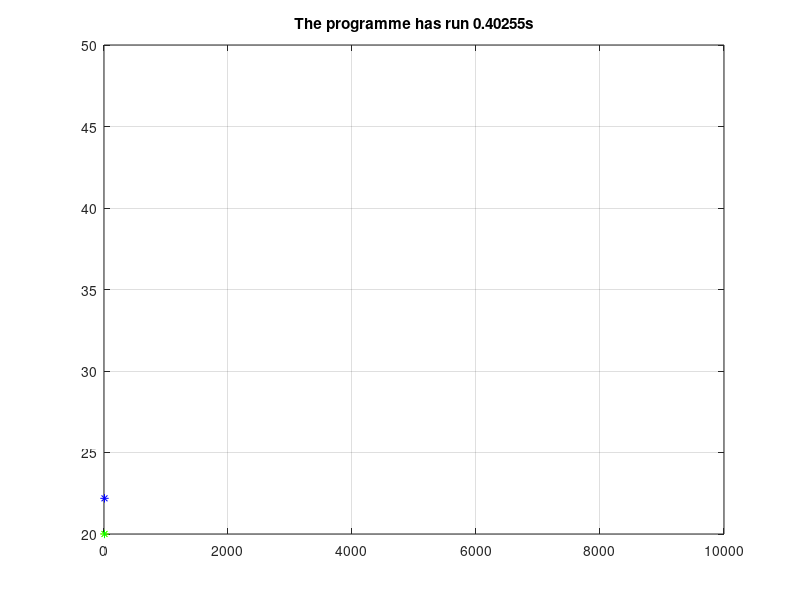

Reproduce this figure in MATLAB. (Note: this script raises an error after producing the figure.)
L = [0,500,0,1000,0,1000];       % um
T = 10000;                      % us
Mx = 25;
My = 50;
Mz = 50;
N = 25000;
P = 0.332;                   % K/us avec R=20ohm, I=20mA
D1 = 84.18;                  % Coefficient de diffusion um*um/us     Aluminium
D2 = 43;                     % Junction PN GaN
D3 = 161.8;%0.163;                  % Glu
ox = (L(2)-L(1))/Mx;         %longueur de chaque terme = 20um
x = L(1)+0:Mx*ox;
oy = (L(4)-L(3))/My;
y = L(3)+0:My*oy;
oz = (L(6)-L(5))/Mz;
z = L(5)+0:Mz*oz;
ot = T/N;                   % pas de temps us
t = 0:N*ot;
Ncount = 0;
fram = 0;

tc=cputime;
G=zeros(floor(N/20),3);
s=zeros(My,Mz,Mx);


% Initailisation
u=20*ones(My,Mz,Mx);

rx1 = D1*ot/(ox*ox);
ry1 = D1*ot/(oy*oy);
rz1 = D1*ot/(oz*oz);

rx2 = D2*ot/(ox*ox);
ry2 = D2*ot/(oy*oy);
rz2 = D2*ot/(oz*oz);

rx3 = D3*ot/(ox*ox);
ry3 = D3*ot/(oy*oy);
rz3 = D3*ot/(oz*oz);


% Application de l'algo
for k=1:N    %Temps
    tic
    u_old=u;
    t=k*ot;
    c=(square(2.*pi./1000.*t)+1)/2;
    % Conditions aux limites
%     for i=1:Mx+1
%         j=1:My+1;
%         if h==1
%         u(i,j,h)=u(i,j,h)+rx*(u_old(i+1,j,h)-u_old(i-1,j,h))+ry*(u_old(i,j+1,h)-u_old(i,j-1,h))+rz*u_old(i,j,h+1);
%         end
%         if h==Mz+1
%             u(i,j,h)=u_old(i,j,Mz+1)+rx*(u_old(i+1,j,h)-u_old(i-1,j,h))+ry*(u_old(i,j+1,h)-u_old(i,j-1,h))+rz*u_old(i,j,h-1);
%         end
%     end
    
%     for i=1:Mx+1
%         h=1:Mz+1;
%         if j==1
%         u(i,j,h)=u_old(i,1,h)+rx*(u_old(i+1,j,h)-u_old(i-1,j,h))+ry*u_old(i,j+1,h)+rz*(u_old(i,j,h+1)-u_old(i,j,h-1));               
%         end
%         if j==My+1
%         u(i,j,h)=u_old(i,My+1,h)+rx*(u_old(i+1,j,h)-u_old(i-1,j,h))+ry*u_old(i,j-1,h)+rz*(u_old(i,j,h+1)-u_old(i,j,h-1));
%         end
%     end
    
%     for j=1:My+1
%         h=1:Mz+1;
%         if i==1
%         u(1,j,h)=u_old(1,j,h)+rx*u_old(i+1,j,h)+ry*(u_old(i,j+1,h)-u_old(i,j-1,h))+rz*(u_old(i,j,h+1)-u_old(i,j,h-1));
%         end
%         if i==Mx+1
%         u(i,:,:)=350;
%         end
%     end
 
   % Newman BC
   for i=20:30
       j=16:Mx-1;
       u(i,19,j)=u(i,20,j);
       u(i,31,j)=u(i,30,j);
   end
   
   for h=20:30
       j=16:Mx-1;
       u(19,h,j)=u(20,h,j);
       u(31,h,j)=u(30,h,j);
   end
   
   for i=18:32
       j=6:15;
       u(i,17,j)=u(i,18,j);
       u(i,33,j)=u(i,32,j);
   end
   
   for h=18:32
       j=6:15;
       u(17,h,j)=u(18,h,j);
       u(33,h,j)=u(32,h,j);
   end
   
   
   
   u(:,:,15)=u(:,:,14);
   u(:,:,5)=u(:,:,4);
   u(:,:,Mx)=u(:,:,Mx-1);
   u(1,:,:)=u(2,:,:);
   u(My,:,:)=u(My-1,:,:);
   u(:,1,:)=u(:,2,:);
   u(:,Mz,:)=u(:,Mz-1,:);
   
   %Diriclet BC
   u(:,:,1)=20;
%     u(1,:,:)=u_old(1,:,:);
%     u(My+1,:,:)=u_old(My+1,:,:);
%       
%     u(:,1,:)=u_old(:,1,:);
%     u(:,Mz+1,:)=u_old(:,Mz+1,:);
%     
%     u(:,:,1)=u_old(:,:,1);
%     u(:,:,Mx+1)=u_old(:,:,Mx+1);
    
%     s(1,:,:)=s(2,:,:);
%     s(My+1,:,:)=s(My,:,:);
%       
%     s(:,1,:)=s(:,2,:);
%     s(:,Mz+1,:)=s(:,Mz,:);
%     
%     s(:,:,1)=s(:,:,2);
%     s(:,:,Mx+1)=s(:,:,Mx);

    % Iteration
  %%%%%%%%%%%%%%%%%%%%%%%%%%%%%%%%%%%%%%%%%%%%%%  junction PN
    for i=20:My/2-2         
        h=20:30;
        j=16:Mx-1;
             u(i,h,j)=u_old(i,h,j)+ry2*(u_old(i+1,h,j)+u_old(i-1,h,j)-2*u_old(i,h,j))+rx2*(u_old(i,h,j+1)+u_old(i,h,j-1)-2*u_old(i,h,j))+rz2*(u_old(i,h+1,j)+u_old(i,h-1,j)-2*u_old(i,h,j));
             %s(i,h,j)=u(i,h,j);
    end
    
    for i=My/2-1:My/2+1
        h=20:Mz/2-2;
        j=16:Mx-1;
             u(i,h,j)=u_old(i,h,j)+ry2*(u_old(i+1,h,j)+u_old(i-1,h,j)-2*u_old(i,h,j))+rx2*(u_old(i,h,j+1)+u_old(i,h,j-1)-2*u_old(i,h,j))+rz2*(u_old(i,h+1,j)+u_old(i,h-1,j)-2*u_old(i,h,j));
             %s(i,h,j)=u(i,h,j);
    end
    
    for i=My/2-1:My/2+1
        h=Mz/2-1:Mz/2+1;
        j=16:Mx-1;
             u(i,h,j)=u_old(i,h,j)+ry2*(u_old(i+1,h,j)+u_old(i-1,h,j)-2*u_old(i,h,j))+rx2*(u_old(i,h,j+1)+u_old(i,h,j-1)-2*u_old(i,h,j))+rz2*(u_old(i,h+1,j)+u_old(i,h-1,j)-2*u_old(i,h,j))+P.*ot.*c;
             %s(i,h,j)=u(i,h,j);
    end
    
    
    for i=My/2-1:My/2+1
        h=Mz/2+2:30;
        j=16:Mx-1;
             u(i,h,j)=u_old(i,h,j)+ry2*(u_old(i+1,h,j)+u_old(i-1,h,j)-2*u_old(i,h,j))+rx2*(u_old(i,h,j+1)+u_old(i,h,j-1)-2*u_old(i,h,j))+rz2*(u_old(i,h+1,j)+u_old(i,h-1,j)-2*u_old(i,h,j));
             %s(i,h,j)=u(i,h,j);
    end
    
    for i=My/2+2:30
        h=20:30;
        j=16:Mx-1;
            u(i,h,j)=u_old(i,h,j)+ry2*(u_old(i+1,h,j)+u_old(i-1,h,j)-2*u_old(i,h,j))+rx2*(u_old(i,h,j+1)+u_old(i,h,j-1)-2*u_old(i,h,j))+rz2*(u_old(i,h+1,j)+u_old(i,h-1,j)-2*u_old(i,h,j));
            %s(i,h,j)=u(i,h,j);
    end
   %%%%%%%%%%%%%%%%%%%%%%%%%%%%%%%%%%%%%%%%%%%%%%%%%%%%    la Colle
   
%     for i=20:30
%         h=20:30;
%         j=15;
%             u(i,h,j)=u_old(i,h,j)+ry2*(u_old(i+1,h,j)+u_old(i-1,h,j)-2*u_old(i,h,j))+rx3*(u_old(i,h,j+1)+u_old(i,h,j-1)-2*u_old(i,h,j))+rz2*(u_old(i,h+1,j)+u_old(i,h-1,j)-2*u_old(i,h,j));
%             s(i,h,j)=u(i,h,j);
%     end
   
    
    for i=18:32
        h=18:32;
        j=6:15;
            u(i,h,j)=u_old(i,h,j)+ry3*(u_old(i+1,h,j)+u_old(i-1,h,j)-2*u_old(i,h,j))+rx3*(u_old(i,h,j+1)+u_old(i,h,j-1)-2*u_old(i,h,j))+rz3*(u_old(i,h+1,j)+u_old(i,h-1,j)-2*u_old(i,h,j));
            %s(i,h,j)=u(i,h,j);
    end
   
   %%%%%%%%%%%%%%%%%%%%%%%%%%%%%%%%%%%%%%%%%%%% lead frame 
    for i=2:My-1
        h=2:Mz-1;
        j=2:5;
             u(i,h,j)=u_old(i,h,j)+ry1*(u_old(i+1,h,j)+u_old(i-1,h,j)-2*u_old(i,h,j))+rx1*(u_old(i,h,j+1)+u_old(i,h,j-1)-2*u_old(i,h,j))+rz1*(u_old(i,h+1,j)+u_old(i,h-1,j)-2*u_old(i,h,j));
             %s(i,h,j)=u(i,h,j);
    end
    
%     for i=My/2:My/2+1
%         h=Mz/2+2:40;
%         j=2:50;
%              u(i,h,j)=u_old(i,h,j)+ry*(u_old(i+1,h,j)+u_old(i-1,h,j)-2*u_old(i,h,j))+rx*(u_old(i,h,j+1)+u_old(i,h,j-1)-2*u_old(i,h,j))+rz*(u_old(i,h+1,j)+u_old(i,h-1,j)-2*u_old(i,h,j));
%     end
%     
%     for i=My/2+2:My
%         h=2:Mz;
%         j=2:50;
%              u(i,h,j)=u_old(i,h,j)+ry*(u_old(i+1,h,j)+u_old(i-1,h,j)-2*u_old(i,h,j))+rx*(u_old(i,h,j+1)+u_old(i,h,j-1)-2*u_old(i,h,j))+rz*(u_old(i,h+1,j)+u_old(i,h-1,j)-2*u_old(i,h,j));
%     end
   
    Ncount=Ncount+1;
    
   if mod(Ncount,20)==0          % Affichage ts les 20 cycles
       %Preparation de l'affichage
   s(:,:,:)=u(:,:,:); 
    for j=16:Mx
        h=1:30;
        i=1:19;
        s(i,h,j)=NaN;
    end
    for j=16:Mx
        h=31:Mz;
        i=1:30;
        s(i,h,j)=NaN;
    end
    for j=16:Mx
        h=20:Mz;
        i=31:My;
        s(i,h,j)=NaN;
    end
    for j=16:Mx
        h=1:19;
        i=20:My;
        s(i,h,j)=NaN;
    end
    
    for j=6:15
        h=1:32;
        i=1:17;
        s(i,h,j)=NaN;
    end
    for j=6:15
        h=33:Mz;
        i=1:32;
        s(i,h,j)=NaN;
    end
    for j=6:15
        h=18:Mz;
        i=33:My;
        s(i,h,j)=NaN;
    end
    for j=6:15
        h=1:17;
        i=18:My;
        s(i,h,j)=NaN;
    end
    
       fram=fram+1;
%       [x,y,z]=surfgrid(1:Mx+1,1:My+1,1:Mz+1);
       uyz=reshape(s(:,:,10),My,Mz);
       uzx=reshape(s(25,:,:),Mz,Mx);
       uyx=reshape(s(:,25,:),My,Mx);
       t=Ncount*ot;
       
       G(fram,1)=s(25,25,5);
       G(fram,2)=s(25,25,10);
       G(fram,3)=s(25,25,20);
       
%        figure(1)
%        subplot(2,2,1);
%        surf(uyx);
%        axis([0 Mx+1 0 My+1])
%        caxis([20,40]);
%        colorbar('location','eastoutside');
%        title(['This is figure for t= ' num2str(t) 'us']);
%        xlabel('x');
%        ylabel('y');
%        zlabel('u');
%        
%        figure(1)
%        subplot(2,2,2);
%        surf(uyz);
%        axis([0 Mz+1 0 My+1])
%        caxis([20,40]);
%        colorbar('location','eastoutside');
%        title(['The programme has run ' num2str(cputime-tc) 's']);
%        xlabel('z');
%        ylabel('y');
%        zlabel('u');
       
%        figure(1)
%        subplot(2,2,3);
%        surf(uzx);
%        axis([0 Mx+1 0 Mz+1])
%        caxis([20,40]);
%        colorbar('location','eastoutside');
% %       title(['This is figure for t=' num2str(t)]);
%        xlabel('x');
%        ylabel('z');
%        zlabel('u');
       
      
       
       figure(1)
       %subplot(2,2,4);
       plot(t,s(25,25,5),'-*y');
       hold on;
       %subplot(2,2,4);
       plot(t,s(25,25,10),'-*g');
       hold on;
       %subplot(2,2,4);
       plot(t,s(25,25,20),'-*b');
       hold on;
       axis([0 1e4 20 50])
       grid on;
       title(['The programme has run ' num2str(cputime-tc) 's']);
       legend('(25,25,5)','(25,25,10)','(25,25,20)',-1);
       
%         title(['(25,25,25)']);
%        
%        
%        figure(2)
%        subplot(2,2,3);
%        plot(t,s(25,25,35),'-o');
%        hold on;
%        axis([0 1e4 20 70])
%         title(['(25,25,35)']);
       
       F=getframe;
   end
   toc
end

    
movie(F,fram,10)
    